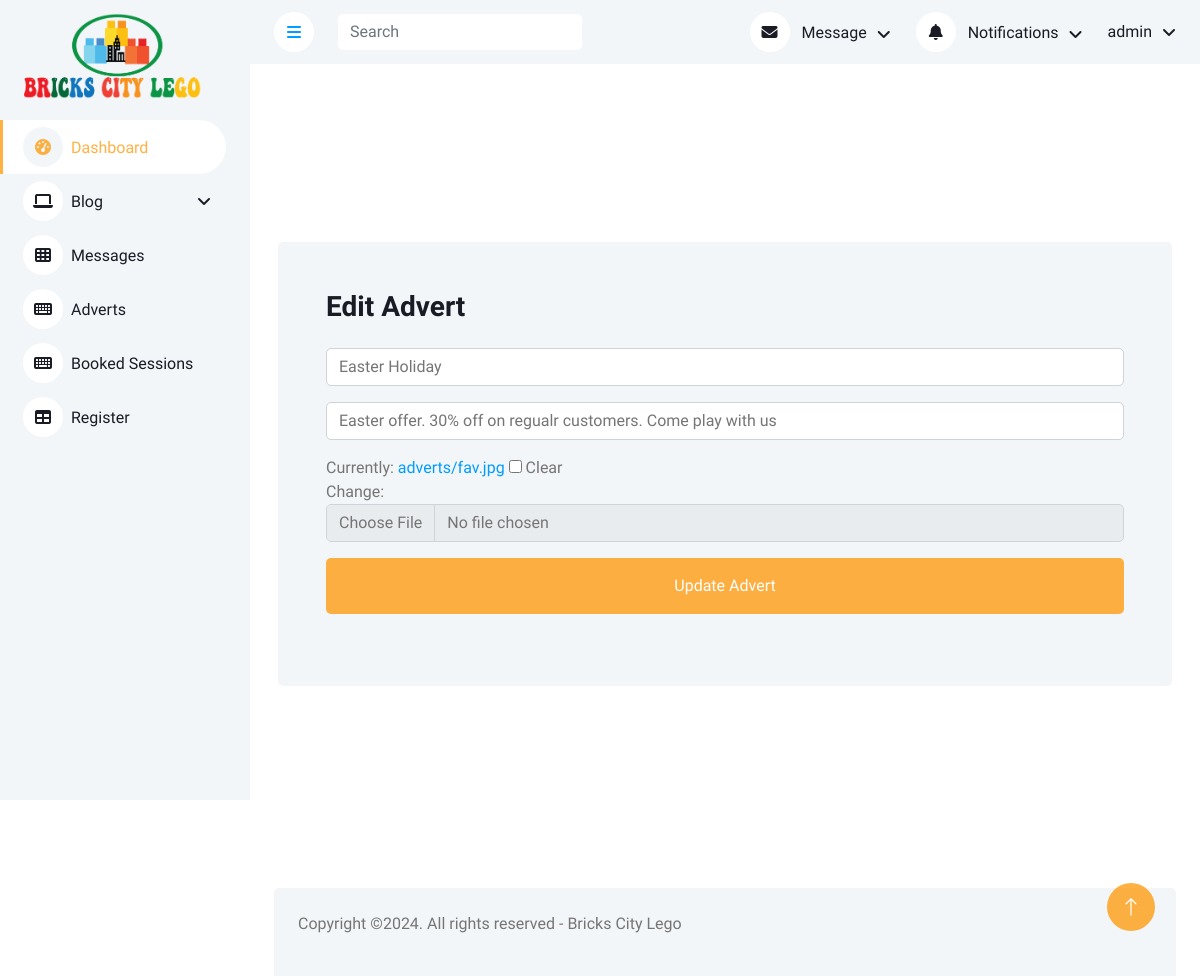
Page /editadvert/3 (signed in) on the committed database.
### BrickCity/models.py (models this page shows, shortened)
class Advert(models.Model):
    title = models.CharField(max_length=50, blank=True, null=True)
    message = models.CharField(max_length=500, blank=True, null=True)
    image = models.ImageField(upload_to='adverts/', blank=True, null=True)
    date_created = models.DateTimeField(auto_now_add=True, blank=True, null=True)

### BrickCity/views.py (the view, shortened to what this page needs)
# urls.py: path('editadvert/<id>', views.editadvert, name='editadvert'),
@login_required(login_url='signin')
def editadvert(request, id):
    advert = Advert.objects.get(id=id)
    form = AdvertForm(instance=advert)
    context = {'form': form}
    return render(request, 'bricksadmin/editadvert.html', context)

### BrickCity/forms.py
class AdvertForm(ModelForm):
    def __init__(self, *args, **kwargs):
        super().__init__(*args, **kwargs)
        self.fields['message'].label = ''
        self.fields['message'].widget.attrs.update({
            'class': 'form-control mb-3',
            'required': True,
            'type': 'text',
            'placeholder': 'Enter your advert'
        })
        self.fields['title'].label = ''
        self.fields['title'].widget.attrs.update({
            'class': 'form-control mb-3',
            'required': True,
            'type': 'text',
            'placeholder': 'Enter your title'
        })
        self.fields['image'].label = ''
        self.fields['image'].widget.attrs.update({
            'class': 'form-control mb-3',
            'required': True,
            'type': 'file',
            'accept': 'image/*'
        })
    class Meta:
        model = Advert
        fields = '__all__'

### BrickCity/templates/bricksadmin/editadvert.html (shortened to what this page needs)
{% extends 'bricksadmin/base.html' %}
{% load static %}
{% block content %}
        <div class="container-fluid">
            <div class="row h-100 align-items-center justify-content-center" style="min-height: 100vh;">
                <div class="col-12 col-sm-12 col-md-12 col-lg-12 col-xl-12">
                    <div class="bg-light rounded p-4 p-sm-5 my-4 mx-3">
                        <div class="d-flex align-items-center justify-content-between mb-3">
                            <h3>Edit Advert</h3>
                        </div>
                        <form action="" method="post" enctype="multipart/form-data">
                            {{ form }}
                        <button type="submit" class="btn btn-primary py-3 w-100 mb-4">Update Advert</button>
                        </form>
                    </div>
                </div>
            </div>
        </div>
{% endblock %}

### BrickCity/templates/bricksadmin/base.html (shortened to what this page needs)
{% load static %}
<!DOCTYPE html>
<html lang="en">
<head>
    <link href="https://cdn.jsdelivr.net/npm/bootstrap-icons@1.4.1/font/bootstrap-icons.css" rel="stylesheet">
    <link rel="stylesheet" href="https://cdnjs.cloudflare.com/ajax/libs/font-awesome/6.5.2/css/all.min.css">
    <link href="{% static 'bricksadmin/lib/owlcarousel/assets/owl.carousel.min.css' %}" rel="stylesheet">
    <link href="{% static 'bricksadmin/lib/tempusdominus/css/tempusdominus-bootstrap-4.min.css' %}" rel="stylesheet" />
    <link href="{% static 'bricksadmin/css/bootstrap.min.css' %}" rel="stylesheet">
    <link href="{% static 'bricksadmin/css/style.css' %}" rel="stylesheet">
</head>
<body>
        <div class="container-xxl position-relative bg-white d-flex p-0">
        <div class="sidebar pe-4 pb-3">
            <nav class="navbar bg-light navbar-light">
                <a href="{% url 'bricksadmin' %}" class="navbar-brand mx-4 mb-3">
                    <img src="{% static 'bricks/img/logo.png' %}" alt="" class="img-fluid" width="">
                </a>
                <div class="navbar-nav w-100">
                    <a href="{% url 'bricksadmin' %}" class="nav-item nav-link active"><i class="fa fa-tachometer-alt me-2"></i>Dashboard</a>
                    <div class="nav-item dropdown">
                        <a href="#" class="nav-link dropdown-toggle" data-bs-toggle="dropdown"><i class="fa fa-laptop me-2"></i>Blog</a>
                    </div>
                    <a href="{% url 'messages' %}" class="nav-item nav-link"><i class="fa fa-th me-2"></i>Messages</a>
                    <a href="{% url 'advert' %}" class="nav-item nav-link"><i class="fa fa-keyboard me-2"></i>Adverts</a>
                    <a href="{% url 'bookedsessions' %}" class="nav-item nav-link"><i class="fa fa-keyboard me-2"></i>Booked Sessions</a>
                    <a href="#" class="nav-item nav-link"><i class="fa fa-table me-2"></i>Register</a>
                </div>
            </nav>
        </div>
        <div class="content">
            <nav class="navbar navbar-expand bg-light navbar-light sticky-top px-4 py-0">
                <a href="#" class="sidebar-toggler flex-shrink-0">
                    <i class="fa fa-bars"></i>
                </a>
                <form class="d-none d-md-flex ms-4">
                    <input class="form-control border-0" type="search" placeholder="Search">
                </form>
                <div class="navbar-nav align-items-center ms-auto">
                    <div class="nav-item dropdown">
                        <a href="#" class="nav-link dropdown-toggle" data-bs-toggle="dropdown">
                            <i class="fa fa-envelope me-lg-2"></i>
                            <span class="d-none d-lg-inline-flex">Message</span>
                        </a>
                    </div>
                    <div class="nav-item dropdown">
                        <a href="#" class="nav-link dropdown-toggle" data-bs-toggle="dropdown">
                            <i class="fa fa-bell me-lg-2"></i>
                            <span class="d-none d-lg-inline-flex">Notifications</span>
                        </a>
                    </div>
                    <div class="nav-item dropdown">
                        <a href="#" class="nav-link dropdown-toggle" data-bs-toggle="dropdown">
                            <span class="d-none d-lg-inline-flex">{{  request.user }}</span>
                        </a>
                    </div>
                </div>
            </nav>
           {% block content %}
           {% endblock %}
            <div class="container-fluid pt-4 px-4">
                <div class="bg-light rounded-top p-4">
                    <div class="row">
                        <p class="copyright color-text-a">
                          <span class="copyright">
                                            Copyright &copy;<script>document.write(new Date().getFullYear());</script>. All rights reserved - Bricks City Lego
                                        </span>
                        </p>
                    </div>
                </div>
            </div>
        </div>
        <a href="#" class="btn btn-lg btn-primary btn-lg-square back-to-top"><i class="bi bi-arrow-up"></i></a>
</body>
</html>

### static/bricksadmin/css/style.css (style rules this page uses)
:root { --primary: rgba(255, 150, 0, 0.74); --light: #F3F6F9; --dark: #191C24; }
.back-to-top { position: fixed; display: none; right: 45px; bottom: 45px; z-index: 99; }
.btn { transition: .5s; }
.btn.btn-primary { color: #FFFFFF; }
.btn-lg-square { width: 48px; height: 48px; }
.btn-square, .btn-sm-square, .btn-lg-square { padding: 0; display: inline-flex; align-items: center; justify-content: center; font-weight: normal; border-radius: 50px; }
.sidebar { position: fixed; top: 0; left: 0; bottom: 0; width: 250px; height: 100vh; overflow-y: auto; background: var(--light); transition: 0.5s; z-index: 999; }
.content { margin-left: 250px; min-height: 100vh; background: #FFFFFF; transition: 0.5s; }
.btn-primary { background-color: var(--primary); border: none; }
@media (min-width: 992px) { .sidebar { margin-left: 0; } }
@media (min-width: 992px) { .content { width: calc(100% - 250px); } }
.sidebar .navbar .navbar-nav .nav-link { padding: 7px 20px; color: var(--dark); font-weight: 500; border-left: 3px solid var(--light); border-radius: 0 30px 30px 0; outline: none; }
.sidebar .navbar .navbar-nav .nav-link:hover, .sidebar .navbar .navbar-nav .nav-link.active { color: var(--primary); background: #FFFFFF; border-color: var(--primary); }
.sidebar .navbar .navbar-nav .nav-link i { width: 40px; height: 40px; display: inline-flex; align-items: center; justify-content: center; background: #FFFFFF; border-radius: 40px; }
.sidebar .navbar .navbar-nav .nav-link:hover i, .sidebar .navbar .navbar-nav .nav-link.active i { background: var(--light); }
.sidebar .navbar .dropdown-toggle::after { position: absolute; top: 15px; right: 15px; border: none; content: "\f107"; font-family: "Font Awesome 5 Free"; font-weight: 900; transition: .5s; }
.content .navbar .navbar-nav .nav-link { margin-left: 25px; padding: 12px 0; color: var(--dark); outline: none; }
.content .navbar .sidebar-toggler, .content .navbar .navbar-nav .nav-link i { width: 40px; height: 40px; display: inline-flex; align-items: center; justify-content: center; background: #FFFFFF; border-radius: 40px; }
.content .navbar .dropdown-toggle::after { margin-left: 6px; vertical-align: middle; border: none; content: "\f107"; font-family: "Font Awesome 5 Free"; font-weight: 900; transition: .5s; }

### rows in the picture
Advert: title "Easter Holiday", message "Easter offer. 30% off on regualr customers. Come play with us"

### other values in the picture
{{ request.user }} "admin"
